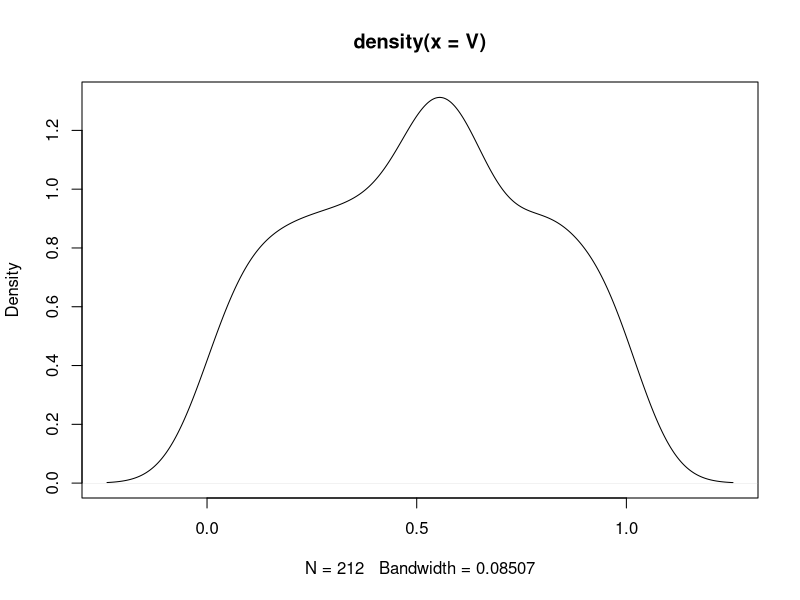
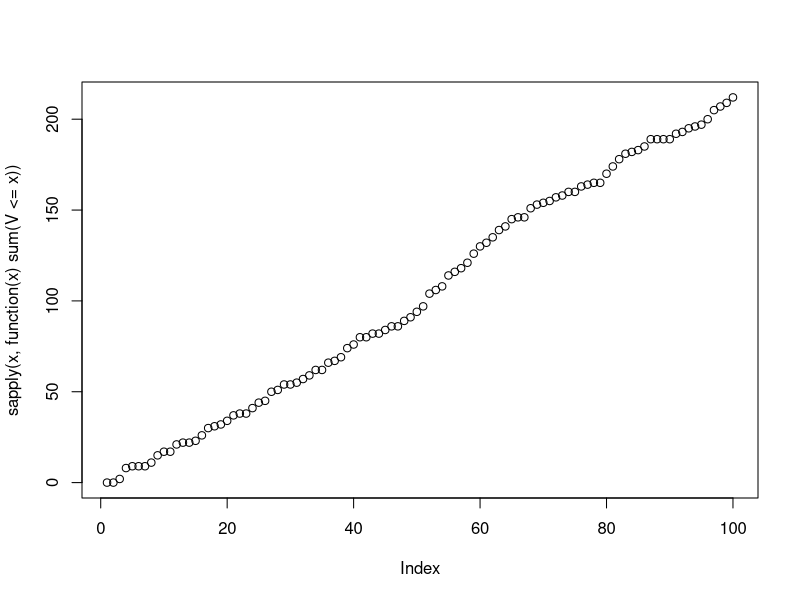
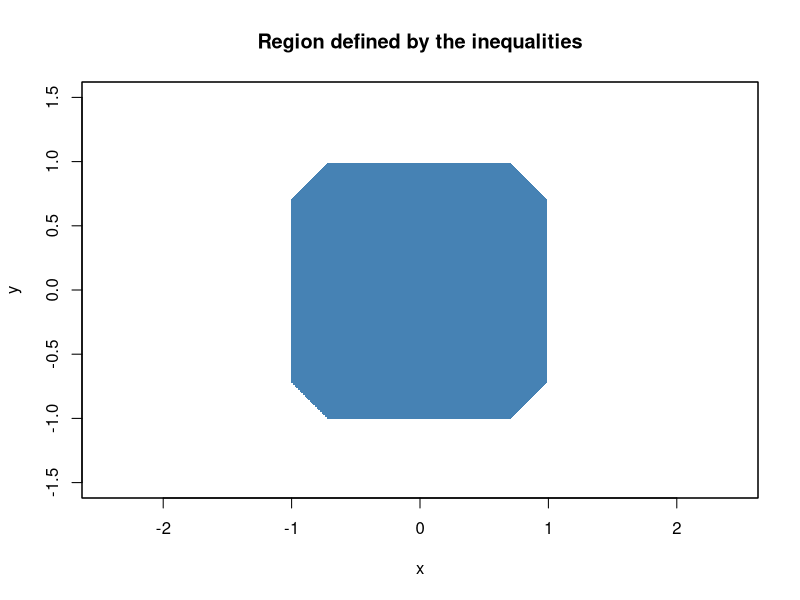
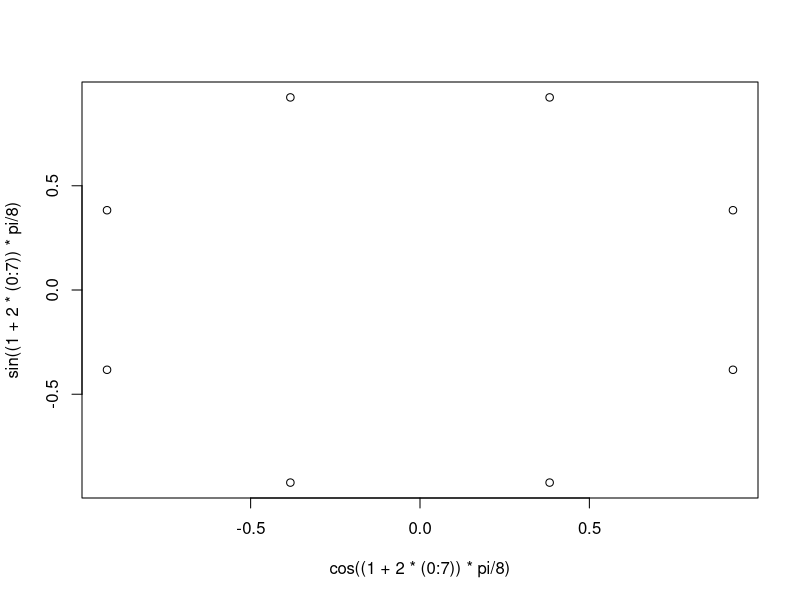

The R script that drew these images, in order:
cdf1 <- function(x) 0.4 + 0.2 * (1 - exp(-sqrt(6 * x)))

inv_cdf1 <- function(u) (-log(1 - 5 * (u - 0.4)))^2 / 6

inv_cdf1(cdf1(3.5))

inv_cdf1_t <- function(u) (-log(5 * (u - 0.4)))^2 / 6

inv_cdf1_t(cdf1(3.5))


cdf2 <- function(x) 0.8 + 0.2 * (1 - exp(-sqrt(6 * x)))

inv_cdf2 <- function(u) (-log(1 - 5 * (u - 0.8)))^2 / 6

inv_cdf2(cdf2(5))

inv_cdf2_t <- function(u) (-log(5 * (1 - u)))^2 / 6

inv_cdf2_t(cdf2(5))


inv_cdf2_t <- function(u) (-log(5 * (1 - u)))^2 / 6


inv_cdf2_t(.9280)
inv_cdf2_t(5 * .9280 - 4)


U <- runif(1000, 0, 1)

V <- (U[U > 0.8] - 0.8) / 0.2

plot(density(V))

x <- seq(0, 1, length.out = 100)

plot(sapply(x, \(x) sum(V <= x)))

cor(U[U > 0.8], V)

(-log(5 - 5 * 0.83754864))^2 / 6

f_q2 <- function(u, beta = 2, gamma = 3) gamma + beta * log(u / (1 - u))

f_q2(0.8807)

f_q2(0.1760700)


f_q3 <- function(u) (-log(1 - u))^2 / 6
f_q3(0.8930) * 60
f_q3(0.1148) * 60
f_q2(0.747, gamma = 5)

f_q4 <- function(x) (sin(2 * x) + cos(2 * x) + 2) / 2 / pi

f_q4(2.55483605)


f_q4(1.9161)
k <- (2 + sqrt(2)) / 2 / pi

0.375 * k


(-log(1 - (0.92802 - 0.8) / 0.2))^2 / 6


t <- sqrt(2) - 1

# Create grid
x <- seq(-1.5, 1.5, length.out = 1000)
y <- seq(-1.5, 1.5, length.out = 1000)

grid <- expand.grid(x = x, y = y)

# Check inequalities
grid$inside <- (abs(grid$x) + t * abs(grid$y) <= 1) &
    (t * abs(grid$x) + abs(grid$y) <= 1)

grid$inside <- pmax(
    abs(grid$x) + t * abs(grid$y),
    t * abs(grid$x) + abs(grid$y)
) <=
    1
grid$inside <- (abs(grid$x) + abs(grid$y) <= 1 + t) &
    (abs(grid$x) <= 1) &
    (abs(grid$y) <= 1)

grid$inside <- (abs(grid$x) + abs(grid$y) <= 1 + (4 - sqrt(2)) / 7) &
    (abs(grid$x) <= 1) &
    (abs(grid$y) <= 1)

grid$inside <- (abs(grid$x) + abs(grid$y) <= 1 + (sqrt(2) - 1) / 2) &
    (abs(grid$x) <= 1) &
    (abs(grid$y) <= 1)

grid$inside <- (abs(grid$x) + abs(grid$y) <= 1 + 1 / sqrt(2)) &
    (abs(grid$x) <= 1) &
    (abs(grid$y) <= 1)
# Plot
plot(
    grid$x,
    grid$y,
    col = ifelse(grid$inside, "steelblue", "white"),
    pch = 15,
    cex = 0.3,
    asp = 1,
    xlab = "x",
    ylab = "y",
    main = "Region defined by the inequalities"
)

box()


plot(cos((1 + 2 * (0:7)) * pi / 8), sin((1 + 2 * (0:7)) * pi / 8))

sqrt(2) - 1
